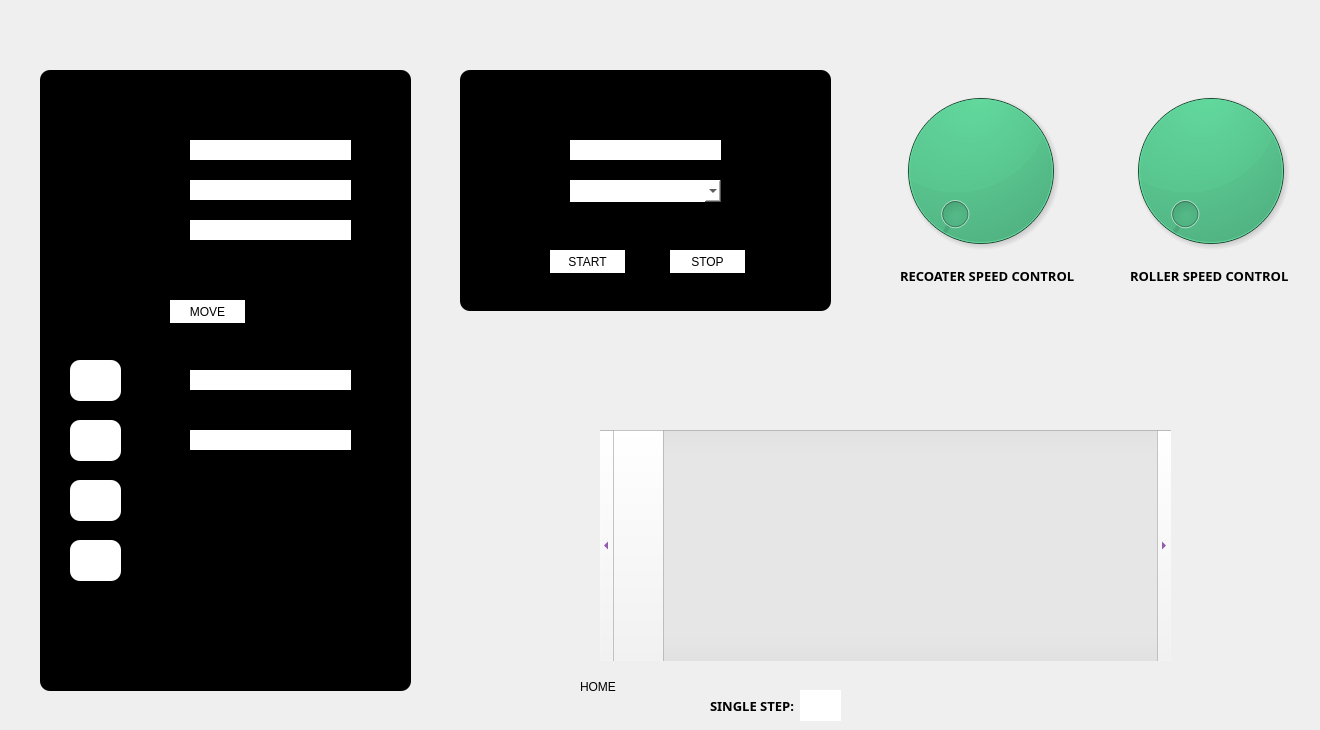
      <widget class="QWidget" name="page_2">
       <widget class="QFrame" name="frame_4">
        <property name="geometry">
         <rect>
          <x>40</x>
          <y>70</y>
          <width>371</width>
          <height>621</height>
         </rect>
        </property>
        <property name="styleSheet">
         <string notr="true">border-color: rgb(85, 255, 255);
background-color: rgb(0,0,0);
border-radius: 10px;  /* Change the value as needed */
</string>
        </property>
        <property name="frameShape">
         <enum>QFrame::StyledPanel</enum>
        </property>
        <property name="frameShadow">
         <enum>QFrame::Raised</enum>
        </property>
        <widget class="QLabel" name="label_31">
         <property name="geometry">
          <rect>
           <x>10</x>
           <y>10</y>
           <width>261</width>
           <height>31</height>
          </rect>
         </property>
         <property name="font">
          <font>
           <family>Segoe MDL2 Assets</family>
           <pointsize>15</pointsize>
           <weight>75</weight>
           <bold>true</bold>
          </font>
         </property>
         <property name="styleSheet">
          <string notr="true">border: 0px </string>
         </property>
         <property name="text">
          <string>RECOATER CONTROL</string>
         </property>
        </widget>
        <widget class="QLabel" name="label_32">
         <property name="geometry">
          <rect>
           <x>10</x>
           <y>60</y>
           <width>151</width>
           <height>31</height>
          </rect>
         </property>
         <property name="font">
          <font>
           <family>Segoe MDL2 Assets</family>
           <pointsize>10</pointsize>
           <weight>75</weight>
           <bold>true</bold>
          </font>
         </property>
         <property name="styleSheet">
          <string notr="true">border: 0px </string>
         </property>
         <property name="text">
          <string>CURRENT POSITION:</string>
         </property>
        </widget>
        <widget class="QLabel" name="label_33">
         <property name="geometry">
          <rect>
           <x>10</x>
           <y>100</y>
           <width>131</width>
           <height>31</height>
          </rect>
         </property>
         <property name="font">
          <font>
           <family>Segoe MDL2 Assets</family>
           <pointsize>10</pointsize>
           <weight>75</weight>
           <bold>true</bold>
          </font>
         </property>
         <property name="styleSheet">
          <string notr="true">border: 0px </string>
         </property>
         <property name="text">
          <string>NUMBER OF CYCLES:</string>
         </property>
        </widget>
        <widget class="QPushButton" name="pushButton_3">
         <property name="geometry">
          <rect>
           <x>130</x>
           <y>230</y>
           <width>75</width>
           <height>23</height>
          </rect>
         </property>
         <property name="styleSheet">
          <string notr="true">background-color: rgb(255, 255, 255);
color: rgb(0, 0, 0);border: 0px;border-radius: 0px; </string>
         </property>
         <property name="text">
          <string>MOVE</string>
         </property>
        </widget>
        <widget class="QLineEdit" name="lineEdit_6">
         <property name="geometry">
          <rect>
           <x>150</x>
           <y>70</y>
           <width>161</width>
           <height>20</height>
          </rect>
         </property>
         <property name="styleSheet">
          <string notr="true">border: 1px ;
background-color: rgb(255, 255, 255);border-radius: 0px;</string>
         </property>
        </widget>
        <widget class="QLineEdit" name="lineEdit_7">
         <property name="geometry">
          <rect>
           <x>150</x>
           <y>110</y>
           <width>161</width>
           <height>20</height>
          </rect>
         </property>
         <property name="styleSheet">
          <string notr="true">border: 1px ;
background-color: rgb(255, 255, 255);border-radius: 0px;</string>
         </property>
        </widget>
        <widget class="QPushButton" name="pushButton_30">
         <property name="geometry">
          <rect>
           <x>60</x>
           <y>280</y>
           <width>51</width>
           <height>41</height>
          </rect>
         </property>
         <property name="styleSheet">
          <string notr="true">border:0;
background-color: rgb( 255, 255);</string>
         </property>
         <property name="text">
          <string/>
         </property>
        </widget>
        <widget class="QPushButton" name="Recoater_right">
         <property name="geometry">
          <rect>
           <x>120</x>
           <y>280</y>
           <width>51</width>
           <height>41</height>
          </rect>
         </property>
         <property name="styleSheet">
          <string notr="true">border:0;
background-color: rgb( 255, 255);</string>
         </property>
         <property name="text">
          <string/>
         </property>
        </widget>
        <widget class="QPushButton" name="Recoater_home">
         <property name="geometry">
          <rect>
           <x>190</x>
           <y>280</y>
           <width>51</width>
           <height>41</height>
          </rect>
         </property>
         <property name="styleSheet">
          <string notr="true">border:0;
background-color: rgb( 255, 255);HEAVY WIDE-HEADED RIGHT ARROWHEAVY WIDE-HEADED RIGHT ARROW</string>
         </property>
         <property name="text">
          <string/>
         </property>
        </widget>
        <widget class="QLabel" name="label_75">
         <property name="geometry">
          <rect>
           <x>10</x>
           <y>150</y>
           <width>51</width>
           <height>31</height>
          </rect>
         </property>
         <property name="font">
          <font>
           <family>Segoe MDL2 Assets</family>
           <pointsize>10</pointsize>
           <weight>75</weight>
           <bold>true</bold>
          </font>
         </property>
         <property name="styleSheet">
          <string notr="true">border: 0px </string>
         </property>
         <property name="text">
          <string>SPEED:</string>
         </property>
        </widget>
        <widget class="QLineEdit" name="lineEdit_32">
         <property name="geometry">
          <rect>
           <x>150</x>
           <y>150</y>
           <width>161</width>
           <height>20</height>
          </rect>
         </property>
         <property name="styleSheet">
          <string notr="true">border: 1px ;
background-color: rgb(255, 255, 255);border-radius: 0px;</string>
         </property>
        </widget>
        <widget class="QLabel" name="label_112">
         <property name="geometry">
          <rect>
           <x>30</x>
           <y>470</y>
           <width>51</width>
           <height>41</height>
          </rect>
         </property>
         <property name="styleSheet">
          <string notr="true">border: 0px;
background-color: rgb(255, 255, 255);</string>
         </property>
         <property name="text">
          <string/>
         </property>
         <property name="pixmap">
          <pixmap>home_fractol.png</pixmap>
         </property>
         <property name="scaledContents">
          <bool>true</bool>
         </property>
        </widget>
        <widget class="QLabel" name="label_113">
         <property name="geometry">
          <rect>
           <x>30</x>
           <y>290</y>
           <width>51</width>
           <height>41</height>
          </rect>
         </property>
         <property name="styleSheet">
          <string notr="true">border: 0px;
background-color: rgb(255, 255, 255);</string>
         </property>
         <property name="text">
          <string/>
         </property>
         <property name="pixmap">
          <pixmap>left_fractol.png</pixmap>
         </property>
         <property name="scaledContents">
          <bool>true</bool>
         </property>
        </widget>
        <widget class="QLabel" name="label_114">
         <property name="geometry">
          <rect>
           <x>30</x>
           <y>350</y>
           <width>51</width>
           <height>41</height>
          </rect>
         </property>
         <property name="styleSheet">
          <string notr="true">border: 0px ;
background-color: rgb(255, 255, 255);</string>
         </property>
         <property name="text">
          <string/>
         </property>
         <property name="pixmap">
          <pixmap>right-fractol.png</pixmap>
         </property>
         <property name="scaledContents">
          <bool>true</bool>
         </property>
        </widget>
        <widget class="QLabel" name="label_121">
         <property name="geometry">
          <rect>
           <x>30</x>
           <y>410</y>
           <width>51</width>
           <height>41</height>
          </rect>
         </property>
         <property name="styleSheet">
          <string notr="true">border: 0px;
background-color: rgb(255, 255, 255);</string>
         </property>
         <property name="text">
          <string/>
         </property>
         <property name="pixmap">
          <pixmap>pause.png</pixmap>
         </property>
         <property name="scaledContents">
          <bool>true</bool>
         </property>
        </widget>
        <widget class="QLabel" name="label_81">
         <property name="geometry">
          <rect>
           <x>100</x>
           <y>300</y>
           <width>51</width>
           <height>31</height>
          </rect>
         </property>
         <property name="font">
          <font>
           <family>Segoe MDL2 Assets</family>
           <pointsize>10</pointsize>
           <weight>75</weight>
           <bold>true</bold>
          </font>
         </property>
         <property name="styleSheet">
          <string notr="true">border: 0px </string>
         </property>
         <property name="text">
          <string>SPEED:</string>
         </property>
        </widget>
        <widget class="QLineEdit" name="lineEdit_33">
         <property name="geometry">
          <rect>
           <x>150</x>
           <y>300</y>
           <width>161</width>
           <height>20</height>
          </rect>
         </property>
         <property name="styleSheet">
          <string notr="true">border: 1px ;
background-color: rgb(255, 255, 255);border-radius: 0px;</string>
         </property>
        </widget>
        <widget class="QLabel" name="label_82">
         <property name="geometry">
          <rect>
           <x>100</x>
           <y>360</y>
           <width>51</width>
           <height>31</height>
          </rect>
         </property>
         <property name="font">
          <font>
           <family>Segoe MDL2 Assets</family>
           <pointsize>10</pointsize>
           <weight>75</weight>
           <bold>true</bold>
          </font>
         </property>
         <property name="styleSheet">
          <string notr="true">border: 0px </string>
         </property>
         <property name="text">
          <string>SPEED:</string>
         </property>
        </widget>
        <widget class="QLineEdit" name="lineEdit_34">
         <property name="geometry">
          <rect>
           <x>150</x>
           <y>360</y>
           <width>161</width>
           <height>20</height>
          </rect>
         </property>
         <property name="styleSheet">
          <string notr="true">border: 1px ;
background-color: rgb(255, 255, 255);border-radius: 0px;</string>
         </property>
        </widget>
        <zorder>label_31</zorder>
        <zorder>label_32</zorder>
        <zorder>label_33</zorder>
        <zorder>pushButton_3</zorder>
        <zorder>lineEdit_6</zorder>
        <zorder>lineEdit_7</zorder>
        <zorder>Recoater_right</zorder>
        <zorder>Recoater_home</zorder>
        <zorder>label_75</zorder>
        <zorder>lineEdit_32</zorder>
        <zorder>pushButton_30</zorder>
        <zorder>label_112</zorder>
        <zorder>label_113</zorder>
        <zorder>label_114</zorder>
        <zorder>label_121</zorder>
        <zorder>label_81</zorder>
        <zorder>lineEdit_33</zorder>
        <zorder>label_82</zorder>
        <zorder>lineEdit_34</zorder>
       </widget>
       <widget class="QFrame" name="frame_5">
        <property name="geometry">
         <rect>
          <x>460</x>
          <y>70</y>
          <width>371</width>
          <height>241</height>
         </rect>
        </property>
        <property name="styleSheet">
         <string notr="true">border-color: rgb(85, 255, 255);
background-color: rgb(0,0,0);
border-radius: 10px;  /* Change the value as needed */
</string>
        </property>
        <property name="frameShape">
         <enum>QFrame::StyledPanel</enum>
        </property>
        <property name="frameShadow">
         <enum>QFrame::Raised</enum>
        </property>
        <widget class="QLabel" name="label_43">
         <property name="geometry">
          <rect>
           <x>10</x>
           <y>10</y>
           <width>261</width>
           <height>31</height>
          </rect>
         </property>
         <property name="font">
          <font>
           <family>Segoe MDL2 Assets</family>
           <pointsize>15</pointsize>
           <weight>75</weight>
           <bold>true</bold>
          </font>
         </property>
         <property name="styleSheet">
          <string notr="true">border: 0px </string>
         </property>
         <property name="text">
          <string>ROLLER CONTROL</string>
         </property>
        </widget>
        <widget class="QLabel" name="label_44">
         <property name="geometry">
          <rect>
           <x>20</x>
           <y>60</y>
           <width>51</width>
           <height>31</height>
          </rect>
         </property>
         <property name="font">
          <font>
           <family>Segoe MDL2 Assets</family>
           <pointsize>10</pointsize>
           <weight>75</weight>
           <bold>true</bold>
          </font>
         </property>
         <property name="styleSheet">
          <string notr="true">border: 0px </string>
         </property>
         <property name="text">
          <string>SPEED:</string>
         </property>
        </widget>
        <widget class="QLabel" name="label_45">
         <property name="geometry">
          <rect>
           <x>20</x>
           <y>100</y>
           <width>91</width>
           <height>31</height>
          </rect>
         </property>
         <property name="font">
          <font>
           <family>Segoe MDL2 Assets</family>
           <pointsize>10</pointsize>
           <weight>75</weight>
           <bold>true</bold>
          </font>
         </property>
         <property name="styleSheet">
          <string notr="true">border: 0px </string>
         </property>
         <property name="text">
          <string>DIRECTION:</string>
         </property>
        </widget>
        <widget class="QComboBox" name="comboBox">
         <property name="geometry">
          <rect>
           <x>110</x>
           <y>110</y>
           <width>151</width>
           <height>22</height>
          </rect>
         </property>
         <property name="styleSheet">
          <string notr="true">background-color: rgb(255, 255, 255);
color: rgb(0, 0, 0);border: 0px;border-radius: 0px; </string>
         </property>
         <item>
          <property name="text">
           <string/>
          </property>
         </item>
         <item>
          <property name="text">
           <string>clockwise</string>
          </property>
         </item>
         <item>
          <property name="text">
           <string>anti-clockwise</string>
          </property>
         </item>
        </widget>
        <widget class="QPushButton" name="pushButton_7">
         <property name="geometry">
          <rect>
           <x>90</x>
           <y>180</y>
           <width>75</width>
           <height>23</height>
          </rect>
         </property>
         <property name="styleSheet">
          <string notr="true">background-color: rgb(255, 255, 255);
color: rgb(0, 0, 0);
border: 0px;border-radius: 0px; </string>
         </property>
         <property name="text">
          <string>START</string>
         </property>
        </widget>
        <widget class="QLineEdit" name="lineEdit_8">
         <property name="geometry">
          <rect>
           <x>110</x>
           <y>70</y>
           <width>151</width>
           <height>20</height>
          </rect>
         </property>
         <property name="styleSheet">
          <string notr="true">border: 1px ;
background-color: rgb(255, 255, 255);border-radius: 0px;</string>
         </property>
        </widget>
        <widget class="QPushButton" name="pushButton_27">
         <property name="geometry">
          <rect>
           <x>210</x>
           <y>180</y>
           <width>75</width>
           <height>23</height>
          </rect>
         </property>
         <property name="styleSheet">
          <string notr="true">background-color: rgb(255, 255, 255);
color: rgb(0, 0, 0);
border: 0px;border-radius: 0px; </string>
         </property>
         <property name="text">
          <string>STOP</string>
         </property>
        </widget>
       </widget>
       <widget class="QDial" name="dial">
        <property name="geometry">
         <rect>
          <x>880</x>
          <y>80</y>
          <width>201</width>
          <height>181</height>
         </rect>
        </property>
        <property name="font">
         <font>
          <pointsize>4</pointsize>
         </font>
        </property>
        <property name="styleSheet">
         <string notr="true">background-color: rgb(1, 197, 100);</string>
        </property>
       </widget>
       <widget class="QLabel" name="label_34">
        <property name="geometry">
         <rect>
          <x>900</x>
          <y>260</y>
          <width>181</width>
          <height>31</height>
         </rect>
        </property>
        <property name="font">
         <font>
          <family>Segoe MDL2 Assets</family>
          <pointsize>10</pointsize>
          <weight>75</weight>
          <bold>true</bold>
         </font>
        </property>
        <property name="styleSheet">
         <string notr="true">border: 0px </string>
        </property>
        <property name="text">
         <string>RECOATER SPEED CONTROL</string>
        </property>
       </widget>
       <widget class="QScrollBar" name="horizontalScrollBar">
        <property name="geometry">
         <rect>
          <x>600</x>
          <y>430</y>
          <width>571</width>
          <height>231</height>
         </rect>
        </property>
        <property name="styleSheet">
         <string notr="true">color: rgb(85, 0, 127);
</string>
        </property>
        <property name="orientation">
         <enum>Qt::Horizontal</enum>
        </property>
       </widget>
       <widget class="QLabel" name="label_5">
        <property name="geometry">
         <rect>
          <x>580</x>
          <y>680</y>
          <width>47</width>
          <height>13</height>
         </rect>
        </property>
        <property name="text">
         <string>HOME</string>
        </property>
       </widget>
       <widget class="QLabel" name="label_83">
        <property name="geometry">
         <rect>
          <x>710</x>
          <y>690</y>
          <width>91</width>
          <height>31</height>
         </rect>
        </property>
        <property name="font">
         <font>
          <family>Segoe MDL2 Assets</family>
          <pointsize>10</pointsize>
          <weight>75</weight>
          <bold>true</bold>
         </font>
        </property>
        <property name="styleSheet">
         <string notr="true">border: 0px </string>
        </property>
        <property name="text">
         <string>SINGLE STEP:</string>
        </property>
       </widget>
       <widget class="QLineEdit" name="lineEdit_35">
        <property name="geometry">
         <rect>
          <x>800</x>
          <y>690</y>
          <width>41</width>
          <height>31</height>
         </rect>
        </property>
        <property name="styleSheet">
         <string notr="true">border: 1px ;
background-color: rgb(255, 255, 255);border-radius: 0px;</string>
        </property>
       </widget>
       <widget class="QDial" name="dial_2">
        <property name="geometry">
         <rect>
          <x>1110</x>
          <y>80</y>
          <width>201</width>
          <height>181</height>
         </rect>
        </property>
        <property name="styleSheet">
         <string notr="true">background-color: rgb(1, 197, 100);</string>
        </property>
       </widget>
       <widget class="QLabel" name="label_35">
        <property name="geometry">
         <rect>
          <x>1130</x>
          <y>260</y>
          <width>181</width>
          <height>31</height>
         </rect>
        </property>
        <property name="font">
         <font>
          <family>Segoe MDL2 Assets</family>
          <pointsize>10</pointsize>
          <weight>75</weight>
          <bold>true</bold>
         </font>
        </property>
        <property name="styleSheet">
         <string notr="true">border: 0px </string>
        </property>
        <property name="text">
         <string>ROLLER SPEED CONTROL</string>
        </property>
       </widget>
      </widget>
